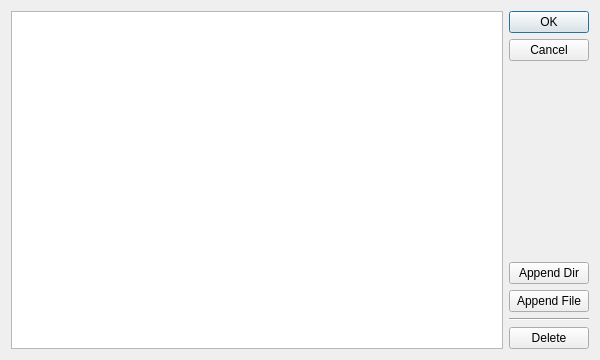
<?xml version="1.0" encoding="UTF-8"?>
<ui version="4.0">
 <class>Dialog</class>
 <widget class="QDialog" name="Dialog">
  <property name="geometry">
   <rect>
    <x>0</x>
    <y>0</y>
    <width>600</width>
    <height>360</height>
   </rect>
  </property>
  <property name="windowTitle">
   <string>Dialog</string>
  </property>
  <layout class="QHBoxLayout" name="horizontalLayout">
   <item>
    <widget class="QListWidget" name="listWidget"/>
   </item>
   <item>
    <layout class="QVBoxLayout" name="verticalLayout">
     <item>
      <widget class="QDialogButtonBox" name="buttonBox">
       <property name="orientation">
        <enum>Qt::Vertical</enum>
       </property>
       <property name="standardButtons">
        <set>QDialogButtonBox::Cancel|QDialogButtonBox::Ok</set>
       </property>
      </widget>
     </item>
     <item>
      <widget class="QPushButton" name="pushButton_3">
       <property name="text">
        <string>Append Dir</string>
       </property>
      </widget>
     </item>
     <item>
      <widget class="QPushButton" name="pushButton_2">
       <property name="text">
        <string>Append File</string>
       </property>
      </widget>
     </item>
     <item>
      <widget class="Line" name="line">
       <property name="orientation">
        <enum>Qt::Horizontal</enum>
       </property>
      </widget>
     </item>
     <item>
      <widget class="QPushButton" name="pushButton">
       <property name="text">
        <string>Delete</string>
       </property>
      </widget>
     </item>
    </layout>
   </item>
  </layout>
 </widget>
 <resources/>
 <connections>
  <connection>
   <sender>buttonBox</sender>
   <signal>accepted()</signal>
   <receiver>Dialog</receiver>
   <slot>accept()</slot>
   <hints>
    <hint type="sourcelabel">
     <x>248</x>
     <y>254</y>
    </hint>
    <hint type="destinationlabel">
     <x>157</x>
     <y>274</y>
    </hint>
   </hints>
  </connection>
  <connection>
   <sender>buttonBox</sender>
   <signal>rejected()</signal>
   <receiver>Dialog</receiver>
   <slot>reject()</slot>
   <hints>
    <hint type="sourcelabel">
     <x>316</x>
     <y>260</y>
    </hint>
    <hint type="destinationlabel">
     <x>286</x>
     <y>274</y>
    </hint>
   </hints>
  </connection>
 </connections>
</ui>
